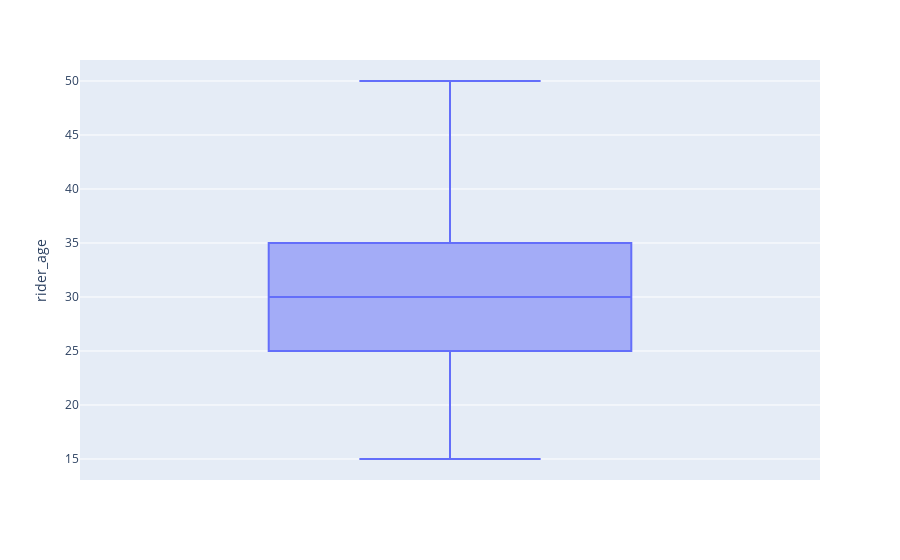

Notebook source saved alongside this figure:
### Code cell
import plotly.express as px
fig = px.box(df, y="rider_age")
fig.show()

### Figure 1 — Plotly figure (JSON) as saved in the notebook; plotly's stock layout.template omitted (floating-point values rounded to 4 significant figures; data arrays with more than 128 entries replaced by an {"elided": "..."} marker saying what was removed)
{"data": [{"alignmentgroup": "True", "hovertemplate": "rider_age=%{y}<extra></extra>", "legendgroup": "", "marker": {"color": "#636efa"}, "name": "", "notched": false, "offsetgroup": "", "orientation": "v", "showlegend": false, "type": "box", "x0": " ", "xaxis": "x", "y": {"elided": "45584 float values"}, "y0": " ", "yaxis": "y"}], "layout": {"boxmode": "group", "legend": {"tracegroupgap": 0}, "margin": {"t": 60}, "xaxis": {"anchor": "y", "domain": [0, 1]}, "yaxis": {"anchor": "x", "domain": [0, 1], "title": {"text": "rider_age"}}}}
